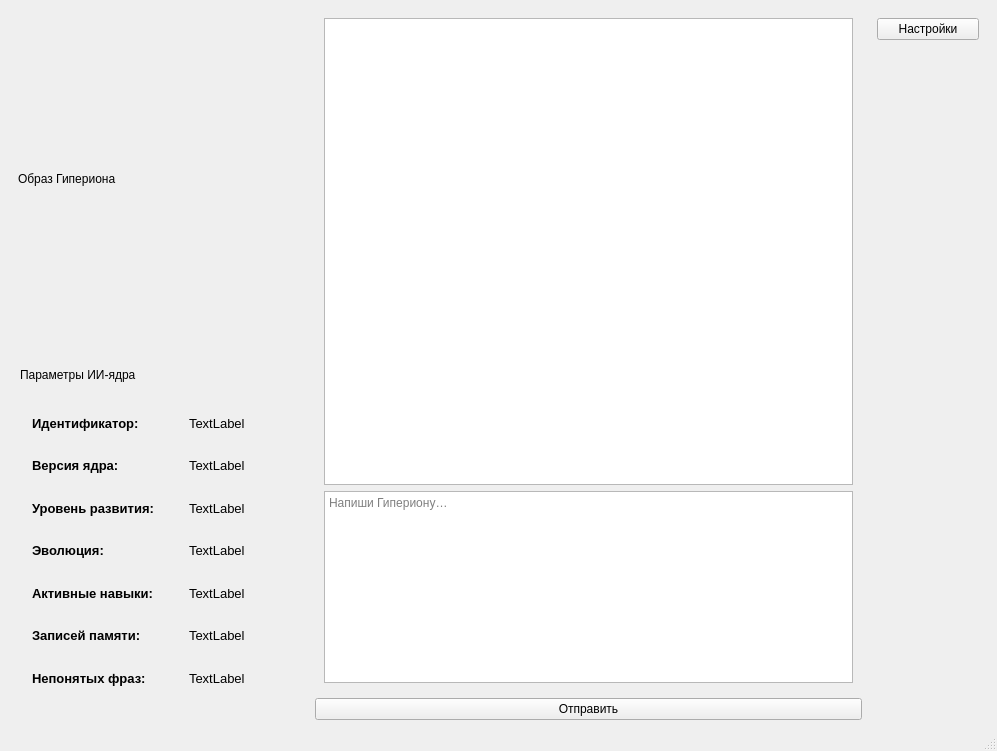
<?xml version="1.0" encoding="UTF-8"?>
<ui version="4.0">
 <class>MainWindow</class>
 <widget class="QMainWindow" name="MainWindow">
  <property name="geometry">
   <rect>
    <x>0</x>
    <y>0</y>
    <width>997</width>
    <height>751</height>
   </rect>
  </property>
  <property name="windowTitle">
   <string>Giperion</string>
  </property>
  <widget class="QWidget" name="centralwidget">
   <layout class="QGridLayout" name="gridLayout_2">
    <item row="0" column="0">
     <widget class="QWidget" name="avatarPanel" native="true">
      <property name="minimumSize">
       <size>
        <width>300</width>
        <height>220</height>
       </size>
      </property>
      <layout class="QVBoxLayout" name="verticalLayout_2">
       <item>
        <widget class="QLabel" name="avatarImage">
         <property name="text">
          <string>Образ Гипериона</string>
         </property>
        </widget>
       </item>
      </layout>
     </widget>
    </item>
    <item row="0" column="1" rowspan="2">
     <widget class="QWidget" name="chatPanel" native="true">
      <property name="minimumSize">
       <size>
        <width>500</width>
        <height>400</height>
       </size>
      </property>
      <layout class="QVBoxLayout" name="verticalLayout_3" stretch="4,0">
       <item>
        <widget class="QTextBrowser" name="chatHistory"/>
       </item>
       <item>
        <widget class="QPlainTextEdit" name="messageInput">
         <property name="placeholderText">
          <string>Напиши Гипериону…</string>
         </property>
        </widget>
       </item>
      </layout>
     </widget>
    </item>
    <item row="1" column="0" rowspan="2">
     <widget class="QWidget" name="personalityPanel" native="true">
      <property name="minimumSize">
       <size>
        <width>300</width>
        <height>180</height>
       </size>
      </property>
      <widget class="QLabel" name="personalityTitle">
       <property name="geometry">
        <rect>
         <x>11</x>
         <y>11</y>
         <width>150</width>
         <height>20</height>
        </rect>
       </property>
       <property name="text">
        <string>Параметры ИИ-ядра</string>
       </property>
      </widget>
      <widget class="QWidget" name="">
       <property name="geometry">
        <rect>
         <x>11</x>
         <y>40</y>
         <width>322</width>
         <height>313</height>
        </rect>
       </property>
       <layout class="QGridLayout" name="gridLayout">
        <property name="leftMargin">
         <number>12</number>
        </property>
        <property name="topMargin">
         <number>12</number>
        </property>
        <property name="rightMargin">
         <number>12</number>
        </property>
        <property name="bottomMargin">
         <number>12</number>
        </property>
        <property name="horizontalSpacing">
         <number>16</number>
        </property>
        <property name="verticalSpacing">
         <number>8</number>
        </property>
        <item row="0" column="0">
         <widget class="QLabel" name="identifierLabel">
          <property name="font">
           <font>
            <pointsize>10</pointsize>
            <weight>75</weight>
            <bold>true</bold>
           </font>
          </property>
          <property name="text">
           <string>Идентификатор:</string>
          </property>
         </widget>
        </item>
        <item row="0" column="1">
         <widget class="QLabel" name="label">
          <property name="font">
           <font>
            <pointsize>10</pointsize>
           </font>
          </property>
          <property name="text">
           <string>TextLabel</string>
          </property>
         </widget>
        </item>
        <item row="2" column="0">
         <widget class="QLabel" name="coreVersionLabel">
          <property name="font">
           <font>
            <pointsize>10</pointsize>
            <weight>75</weight>
            <bold>true</bold>
           </font>
          </property>
          <property name="text">
           <string>Версия ядра:</string>
          </property>
         </widget>
        </item>
        <item row="2" column="1">
         <widget class="QLabel" name="label_3">
          <property name="font">
           <font>
            <pointsize>10</pointsize>
           </font>
          </property>
          <property name="text">
           <string>TextLabel</string>
          </property>
         </widget>
        </item>
        <item row="3" column="0">
         <widget class="QLabel" name="developmentLevelLabel">
          <property name="font">
           <font>
            <pointsize>10</pointsize>
            <weight>75</weight>
            <bold>true</bold>
           </font>
          </property>
          <property name="text">
           <string>Уровень развития:</string>
          </property>
         </widget>
        </item>
        <item row="3" column="1">
         <widget class="QLabel" name="label_4">
          <property name="font">
           <font>
            <pointsize>10</pointsize>
           </font>
          </property>
          <property name="text">
           <string>TextLabel</string>
          </property>
         </widget>
        </item>
        <item row="4" column="0">
         <widget class="QLabel" name="evolutionLabel">
          <property name="enabled">
           <bool>true</bool>
          </property>
          <property name="font">
           <font>
            <pointsize>10</pointsize>
            <weight>75</weight>
            <bold>true</bold>
           </font>
          </property>
          <property name="text">
           <string>Эволюция:</string>
          </property>
         </widget>
        </item>
        <item row="4" column="1">
         <widget class="QLabel" name="label_5">
          <property name="font">
           <font>
            <pointsize>10</pointsize>
           </font>
          </property>
          <property name="text">
           <string>TextLabel</string>
          </property>
          <property name="wordWrap">
           <bool>true</bool>
          </property>
         </widget>
        </item>
        <item row="5" column="0">
         <widget class="QLabel" name="activeSkillsLabel">
          <property name="font">
           <font>
            <pointsize>10</pointsize>
            <weight>75</weight>
            <bold>true</bold>
           </font>
          </property>
          <property name="text">
           <string>Активные навыки:</string>
          </property>
         </widget>
        </item>
        <item row="5" column="1">
         <widget class="QLabel" name="label_6">
          <property name="font">
           <font>
            <pointsize>10</pointsize>
           </font>
          </property>
          <property name="text">
           <string>TextLabel</string>
          </property>
         </widget>
        </item>
        <item row="6" column="0">
         <widget class="QLabel" name="memoryEntriesLabel">
          <property name="font">
           <font>
            <pointsize>10</pointsize>
            <weight>75</weight>
            <bold>true</bold>
           </font>
          </property>
          <property name="text">
           <string notr="true">Записей памяти:</string>
          </property>
         </widget>
        </item>
        <item row="6" column="1">
         <widget class="QLabel" name="label_7">
          <property name="font">
           <font>
            <pointsize>10</pointsize>
           </font>
          </property>
          <property name="text">
           <string>TextLabel</string>
          </property>
         </widget>
        </item>
        <item row="7" column="0">
         <widget class="QLabel" name="unrecognizedPhrasesLabel">
          <property name="font">
           <font>
            <pointsize>10</pointsize>
            <weight>75</weight>
            <bold>true</bold>
           </font>
          </property>
          <property name="text">
           <string>Непонятых фраз:</string>
          </property>
         </widget>
        </item>
        <item row="7" column="1">
         <widget class="QLabel" name="label_8">
          <property name="font">
           <font>
            <pointsize>10</pointsize>
           </font>
          </property>
          <property name="text">
           <string>TextLabel</string>
          </property>
         </widget>
        </item>
       </layout>
      </widget>
     </widget>
    </item>
    <item row="2" column="1">
     <widget class="QPushButton" name="sendButton">
      <property name="text">
       <string>Отправить</string>
      </property>
     </widget>
    </item>
    <item row="0" column="2" rowspan="2">
     <widget class="QWidget" name="toolsPanel" native="true">
      <property name="minimumSize">
       <size>
        <width>120</width>
        <height>400</height>
       </size>
      </property>
      <property name="maximumSize">
       <size>
        <width>160</width>
        <height>16777215</height>
       </size>
      </property>
      <layout class="QVBoxLayout" name="verticalLayout_4">
       <item>
        <widget class="QPushButton" name="settingsButton">
         <property name="text">
          <string>Настройки</string>
         </property>
        </widget>
       </item>
       <item>
        <spacer name="toolsSpacer">
         <property name="orientation">
          <enum>Qt::Vertical</enum>
         </property>
         <property name="sizeHint" stdset="0">
          <size>
           <width>20</width>
           <height>40</height>
          </size>
         </property>
        </spacer>
       </item>
      </layout>
     </widget>
    </item>
   </layout>
  </widget>
  <widget class="QMenuBar" name="menubar">
   <property name="geometry">
    <rect>
     <x>0</x>
     <y>0</y>
     <width>997</width>
     <height>26</height>
    </rect>
   </property>
  </widget>
  <widget class="QStatusBar" name="statusbar"/>
 </widget>
 <resources/>
 <connections/>
</ui>
